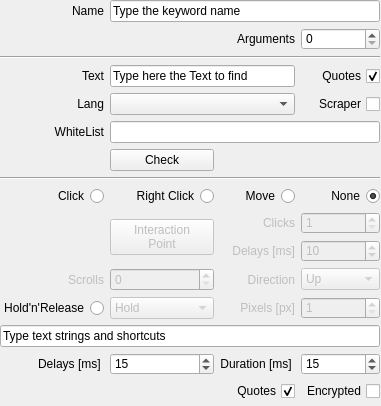
  <widget class="QWidget" name="widget" native="true">
   <property name="geometry">
    <rect>
     <x>173</x>
     <y>9</y>
     <width>381</width>
     <height>406</height>
    </rect>
   </property>
   <widget class="QWidget" name="gridLayoutWidget">
    <property name="geometry">
     <rect>
      <x>0</x>
      <y>0</y>
      <width>380</width>
      <height>401</height>
     </rect>
    </property>
    <layout class="QGridLayout" name="gridLayout">
     <item row="3" column="1" colspan="2">
      <widget class="QLineEdit" name="lineEditText">
       <property name="text">
        <string>Type here the Text to find</string>
       </property>
      </widget>
     </item>
     <item row="11" column="2">
      <widget class="QLabel" name="labelClickDelay">
       <property name="enabled">
        <bool>false</bool>
       </property>
       <property name="text">
        <string>Delays [ms]</string>
       </property>
       <property name="alignment">
        <set>Qt::AlignRight|Qt::AlignTrailing|Qt::AlignVCenter</set>
       </property>
      </widget>
     </item>
     <item row="17" column="2">
      <widget class="QCheckBox" name="add_quotes">
       <property name="layoutDirection">
        <enum>Qt::RightToLeft</enum>
       </property>
       <property name="text">
        <string>Quotes</string>
       </property>
       <property name="checked">
        <bool>true</bool>
       </property>
      </widget>
     </item>
     <item row="13" column="0">
      <widget class="QRadioButton" name="holdreleaseRadio">
       <property name="layoutDirection">
        <enum>Qt::RightToLeft</enum>
       </property>
       <property name="text">
        <string>Hold'n'Release</string>
       </property>
       <attribute name="buttonGroup">
        <string notr="true">buttonGroup_2</string>
       </attribute>
      </widget>
     </item>
     <item row="11" column="3">
      <widget class="QSpinBox" name="clickdelay_spinbox">
       <property name="enabled">
        <bool>false</bool>
       </property>
       <property name="minimum">
        <number>1</number>
       </property>
       <property name="maximum">
        <number>60000</number>
       </property>
       <property name="value">
        <number>10</number>
       </property>
      </widget>
     </item>
     <item row="13" column="2">
      <widget class="QLabel" name="labelPixels">
       <property name="enabled">
        <bool>false</bool>
       </property>
       <property name="text">
        <string>Pixels [px]</string>
       </property>
       <property name="alignment">
        <set>Qt::AlignRight|Qt::AlignTrailing|Qt::AlignVCenter</set>
       </property>
      </widget>
     </item>
     <item row="9" column="1">
      <widget class="QRadioButton" name="rightclickRadio">
       <property name="layoutDirection">
        <enum>Qt::RightToLeft</enum>
       </property>
       <property name="text">
        <string>Right Click</string>
       </property>
       <attribute name="buttonGroup">
        <string notr="true">buttonGroup_2</string>
       </attribute>
      </widget>
     </item>
     <item row="3" column="0">
      <widget class="QLabel" name="text_label">
       <property name="layoutDirection">
        <enum>Qt::LeftToRight</enum>
       </property>
       <property name="text">
        <string>Text</string>
       </property>
       <property name="alignment">
        <set>Qt::AlignRight|Qt::AlignTrailing|Qt::AlignVCenter</set>
       </property>
      </widget>
     </item>
     <item row="8" column="0" colspan="4">
      <widget class="Line" name="line_8">
       <property name="orientation">
        <enum>Qt::Horizontal</enum>
       </property>
      </widget>
     </item>
     <item row="0" column="0">
      <widget class="QLabel" name="labelName">
       <property name="layoutDirection">
        <enum>Qt::LeftToRight</enum>
       </property>
       <property name="text">
        <string>Name</string>
       </property>
       <property name="alignment">
        <set>Qt::AlignRight|Qt::AlignTrailing|Qt::AlignVCenter</set>
       </property>
      </widget>
     </item>
     <item row="9" column="0">
      <widget class="QRadioButton" name="clickRadio">
       <property name="layoutDirection">
        <enum>Qt::RightToLeft</enum>
       </property>
       <property name="text">
        <string>Click</string>
       </property>
       <attribute name="buttonGroup">
        <string notr="true">buttonGroup_2</string>
       </attribute>
      </widget>
     </item>
     <item row="6" column="0">
      <widget class="QLabel" name="label">
       <property name="text">
        <string>WhiteList</string>
       </property>
       <property name="alignment">
        <set>Qt::AlignRight|Qt::AlignTrailing|Qt::AlignVCenter</set>
       </property>
      </widget>
     </item>
     <item row="10" column="2">
      <widget class="QLabel" name="labelClickNumber">
       <property name="enabled">
        <bool>false</bool>
       </property>
       <property name="text">
        <string>Clicks</string>
       </property>
       <property name="alignment">
        <set>Qt::AlignRight|Qt::AlignTrailing|Qt::AlignVCenter</set>
       </property>
      </widget>
     </item>
     <item row="15" column="0" colspan="4">
      <widget class="QLineEdit" name="inserttext">
       <property name="text">
        <string>Type text strings and shortcuts</string>
       </property>
      </widget>
     </item>
     <item row="9" column="3">
      <widget class="QRadioButton" name="dontclickRadio">
       <property name="layoutDirection">
        <enum>Qt::RightToLeft</enum>
       </property>
       <property name="text">
        <string>None</string>
       </property>
       <property name="checked">
        <bool>true</bool>
       </property>
       <attribute name="buttonGroup">
        <string notr="true">buttonGroup_2</string>
       </attribute>
      </widget>
     </item>
     <item row="0" column="1" colspan="3">
      <widget class="QLineEdit" name="namelineedit">
       <property name="text">
        <string>Type the keyword name</string>
       </property>
      </widget>
     </item>
     <item row="16" column="3">
      <widget class="QSpinBox" name="spinBoxSendKeysDuration">
       <property name="maximum">
        <number>60000</number>
       </property>
       <property name="value">
        <number>15</number>
       </property>
      </widget>
     </item>
     <item row="5" column="1" colspan="2">
      <widget class="QComboBox" name="comboBoxLang"/>
     </item>
     <item row="7" column="1">
      <widget class="QPushButton" name="pushButtonCheck">
       <property name="text">
        <string>Check</string>
       </property>
      </widget>
     </item>
     <item row="13" column="1">
      <widget class="QComboBox" name="holdreleaseComboBox">
       <property name="enabled">
        <bool>false</bool>
       </property>
       <item>
        <property name="text">
         <string>Hold</string>
        </property>
       </item>
       <item>
        <property name="text">
         <string>Release</string>
        </property>
       </item>
       <item>
        <property name="text">
         <string>Release Up</string>
        </property>
       </item>
       <item>
        <property name="text">
         <string>Release Down</string>
        </property>
       </item>
       <item>
        <property name="text">
         <string>Release Left</string>
        </property>
       </item>
       <item>
        <property name="text">
         <string>Release Right</string>
        </property>
       </item>
      </widget>
     </item>
     <item row="12" column="0">
      <widget class="QLabel" name="scrollsLabel">
       <property name="enabled">
        <bool>false</bool>
       </property>
       <property name="layoutDirection">
        <enum>Qt::LeftToRight</enum>
       </property>
       <property name="text">
        <string>Scrolls</string>
       </property>
       <property name="alignment">
        <set>Qt::AlignRight|Qt::AlignTrailing|Qt::AlignVCenter</set>
       </property>
      </widget>
     </item>
     <item row="16" column="1">
      <widget class="QSpinBox" name="spinBoxSendKeysDelay">
       <property name="maximum">
        <number>60000</number>
       </property>
       <property name="value">
        <number>15</number>
       </property>
      </widget>
     </item>
     <item row="5" column="3">
      <widget class="QCheckBox" name="enable_scraper">
       <property name="enabled">
        <bool>true</bool>
       </property>
       <property name="layoutDirection">
        <enum>Qt::RightToLeft</enum>
       </property>
       <property name="text">
        <string>Scraper</string>
       </property>
       <property name="checked">
        <bool>false</bool>
       </property>
      </widget>
     </item>
     <item row="16" column="0">
      <widget class="QLabel" name="labelSendKeysDelay">
       <property name="text">
        <string>Delays [ms] </string>
       </property>
       <property name="alignment">
        <set>Qt::AlignRight|Qt::AlignTrailing|Qt::AlignVCenter</set>
       </property>
      </widget>
     </item>
     <item row="9" column="2">
      <widget class="QRadioButton" name="movemouseRadio">
       <property name="layoutDirection">
        <enum>Qt::RightToLeft</enum>
       </property>
       <property name="text">
        <string>Move</string>
       </property>
       <property name="checked">
        <bool>false</bool>
       </property>
       <attribute name="buttonGroup">
        <string notr="true">buttonGroup_2</string>
       </attribute>
      </widget>
     </item>
     <item row="17" column="3">
      <widget class="QCheckBox" name="text_encrypted">
       <property name="layoutDirection">
        <enum>Qt::RightToLeft</enum>
       </property>
       <property name="text">
        <string>Encrypted</string>
       </property>
       <property name="checked">
        <bool>false</bool>
       </property>
      </widget>
     </item>
     <item row="3" column="3">
      <widget class="QCheckBox" name="add_quotes_ocr">
       <property name="layoutDirection">
        <enum>Qt::RightToLeft</enum>
       </property>
       <property name="text">
        <string>Quotes</string>
       </property>
       <property name="checked">
        <bool>true</bool>
       </property>
      </widget>
     </item>
     <item row="16" column="2">
      <widget class="QLabel" name="labelSendKeysDuration">
       <property name="text">
        <string>Duration [ms] </string>
       </property>
       <property name="alignment">
        <set>Qt::AlignRight|Qt::AlignTrailing|Qt::AlignVCenter</set>
       </property>
      </widget>
     </item>
     <item row="13" column="3">
      <widget class="QSpinBox" name="holdreleaseSpinBox">
       <property name="enabled">
        <bool>false</bool>
       </property>
       <property name="minimum">
        <number>1</number>
       </property>
       <property name="maximum">
        <number>9999</number>
       </property>
      </widget>
     </item>
     <item row="6" column="1" colspan="3">
      <widget class="QLineEdit" name="lineEditWhiteList"/>
     </item>
     <item row="10" column="3">
      <widget class="QSpinBox" name="clicknumber_spinbox">
       <property name="enabled">
        <bool>false</bool>
       </property>
       <property name="minimum">
        <number>1</number>
       </property>
      </widget>
     </item>
     <item row="10" column="1" rowspan="2">
      <widget class="QPushButton" name="pushButtonXYoffset">
       <property name="enabled">
        <bool>false</bool>
       </property>
       <property name="text">
        <string>Interaction
Point</string>
       </property>
      </widget>
     </item>
     <item row="5" column="0">
      <widget class="QLabel" name="lang_label">
       <property name="text">
        <string>Lang</string>
       </property>
       <property name="alignment">
        <set>Qt::AlignRight|Qt::AlignTrailing|Qt::AlignVCenter</set>
       </property>
      </widget>
     </item>
     <item row="12" column="2">
      <widget class="QLabel" name="labelDirectionScroll">
       <property name="enabled">
        <bool>false</bool>
       </property>
       <property name="layoutDirection">
        <enum>Qt::LeftToRight</enum>
       </property>
       <property name="text">
        <string>Direction</string>
       </property>
       <property name="alignment">
        <set>Qt::AlignRight|Qt::AlignTrailing|Qt::AlignVCenter</set>
       </property>
      </widget>
     </item>
     <item row="1" column="3">
      <widget class="QSpinBox" name="spinBoxArgs"/>
     </item>
     <item row="1" column="2">
      <widget class="QLabel" name="labelArgs">
       <property name="text">
        <string>Arguments</string>
       </property>
       <property name="alignment">
        <set>Qt::AlignRight|Qt::AlignTrailing|Qt::AlignVCenter</set>
       </property>
      </widget>
     </item>
     <item row="12" column="1">
      <widget class="QSpinBox" name="spinBoxScrolls">
       <property name="enabled">
        <bool>false</bool>
       </property>
      </widget>
     </item>
     <item row="12" column="3">
      <widget class="QComboBox" name="comboBoxScrolls">
       <property name="enabled">
        <bool>false</bool>
       </property>
       <item>
        <property name="text">
         <string>Up</string>
        </property>
       </item>
       <item>
        <property name="text">
         <string>Down</string>
        </property>
       </item>
       <item>
        <property name="text">
         <string>Left</string>
        </property>
       </item>
       <item>
        <property name="text">
         <string>Right</string>
        </property>
       </item>
      </widget>
     </item>
     <item row="2" column="0" colspan="4">
      <widget class="Line" name="line">
       <property name="orientation">
        <enum>Qt::Horizontal</enum>
       </property>
      </widget>
     </item>
    </layout>
   </widget>
  </widget>
